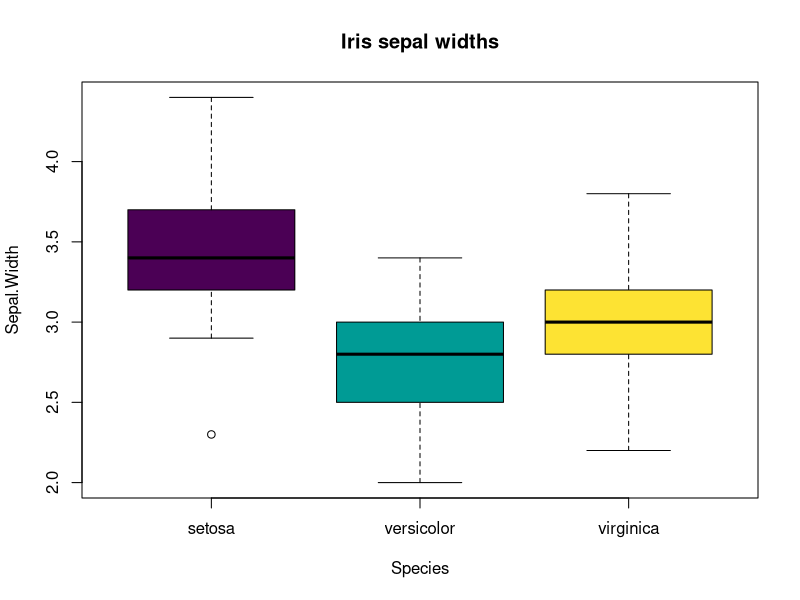
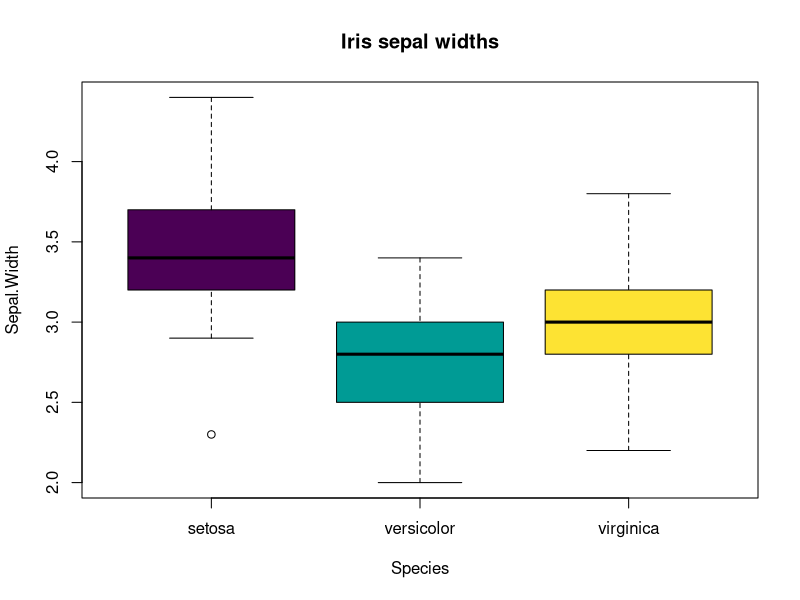

These figures' R source, in order:
## ---- chunk 1
library(knitr)
data("iris")
## ---- chunk 2
head(iris)
## ---- chunk 3
kable(head(iris))
## ---- chunk 4
str(iris)
## ---- chunk 5
colMeans(iris[,-5])
## ---- chunk 6
colMeans(iris[,-5])
## ---- chunk 7
colMeans(iris[,-5])
## ---- chunk 8
boxplot(Sepal.Width ~ Species, data = iris, col = hcl.colors(3), main="Iris sepal widths")
## ---- chunk 9
boxplot(Sepal.Width ~ Species, data = iris, col = hcl.colors(3), main="Iris sepal widths")
